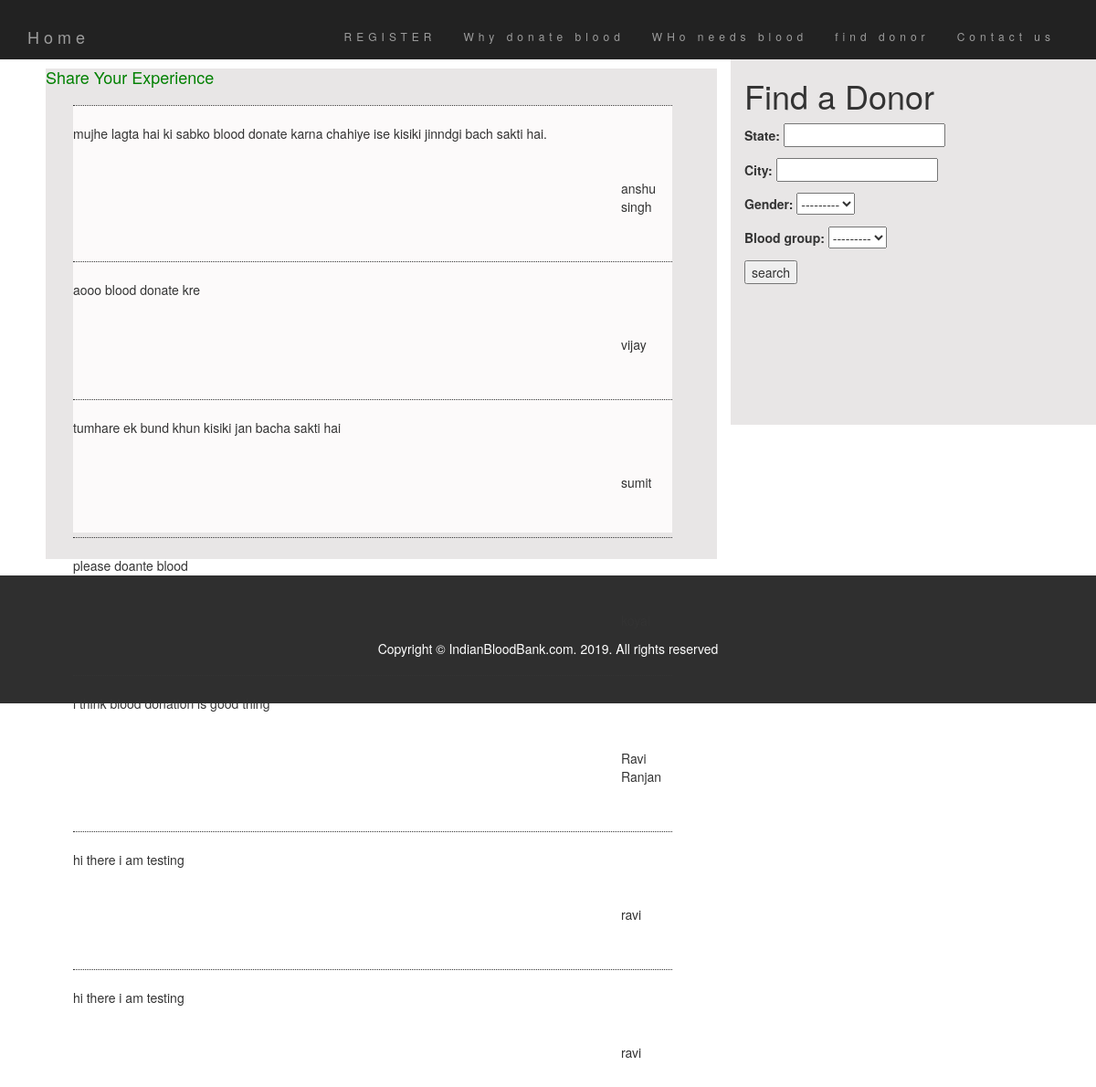
The page /blood/donar_feedback/ on the database its author committed.
### blood1/models.py (models this page shows, shortened)
class donar_feedback(models.Model):
	name = models.CharField(max_length=30)
	emailid = models.EmailField()
	inbox=models.CharField(max_length=500)

### blood1/views.py (the view)
# urls.py: url(r'^blood/donar_feedback/$',views.donor_feedback),
def donor_feedback(request):
	if request.method == 'POST':
		form=find_donor(request.POST)
		return HttpResponseRedirect('blood/signup/')
	else:
		form = find_donor()
		query=donar_feedback.objects.all()
	return render(request, 'donor_feedback.html', {'query':query,'form':form})

### blood1/forms.py
class find_donor(forms.ModelForm):
	class Meta():
		model=Register12
		fields=['state','city','gender','blood_group']

### blood1/templates/donor_feedback.html (shortened to what this page needs)
<html>
<head>
  <link rel="stylesheet" href="https://maxcdn.bootstrapcdn.com/bootstrap/3.4.0/css/bootstrap.min.css">
<body>
   <nav class="navbar navbar-inverse">
  <div class="container">
    <div class="navbar-header">
      <a class="navbar-brand" href="/blood/index">Home</a>
    </div>
    <div class="collapse navbar-collapse" id="myNavbar">
      <ul class="nav navbar-nav navbar-right">
        <li><a href="/blood/signup">REGISTER</a></li>
        <li><a href="/blood/why">Why donate blood</a></li>
        <li><a href="/blood/who">WHo needs blood</a></li>
        <li><a href="/blood/find">find donor</a></li>
        <li><a href="/blood/contact">Contact us</a></li>
      </ul>
    </div>
  </div>
</nav>
<div class="container-fluid">
    <div class="row" style="margin-top: -88px;">
      <div class="col-lg-8 bg-1" >
        <div class="bg-2"><h4 style="color:green">Share Your Experience</h4></div>
          <div class="bg-3">
{% for donar_feedback in query %}
<hr style="border-top: dotted 1px;" >
  <p> {{ donar_feedback.inbox }} </p><br>
  <p style="margin-left: 600px;margin-top: 10px;"> {{ donar_feedback.name }}  </p><br>
{% endfor %}
        </div>
      </div>
      <div class="col-lg-4" style="background-color:e8e6e6;height:400px;">
      <h1>Find a Donor</h1>
      {{ form.as_p }}
      <button type="submit">search</button>
    </div>
  </div>
  </div>
  <footer class="container-fluid bg-4" style="text-align:center">
  <p>Copyright © IndianBloodBank.com. 2019. All rights reserved</p>
</footer>
</body>
</head>
</html>

### blood1/templates/donor_feedback.html (style rules this page uses)
.bg-1 { background-color: white; height:500px; }
.bg-2 { background-color: #e8e6e6; height:537px; margin-top: 2px; margin-left: 35px; }
.bg-3 { background-color: #fcfafa; height:468px; margin-top: -517px; margin-left: 65px; margin-right: 49px; }
.bg-4 { background-color: #2f2f2f; color: #ffffff; height:90px; margin-top: -5px; }
.container-fluid { padding-top: 70px; padding-bottom: 70px; }
.navbar { padding-top: 15px; padding-bottom: 15px; border: 0; border-radius: 0; margin-bottom: 0; font-size: 12px; letter-spacing: 5px; }

### rows shown on the page
donar_feedback: inbox "mujhe lagta hai ki sabko blood donate karna chahiye ise kisiki jinndgi bach sakti hai.", name "anshu singh"
donar_feedback: inbox "aooo blood donate kre", name "vijay"
donar_feedback: inbox "tumhare ek bund khun kisiki jan bacha sakti hai", name "sumit"
donar_feedback: inbox "please doante blood"
donar_feedback: inbox "i think blood donation is good thing", name "Ravi Ranjan"
donar_feedback: inbox "hi there i am testing", name "ravi"
donar_feedback: inbox "hi there i am testing", name "ravi"
